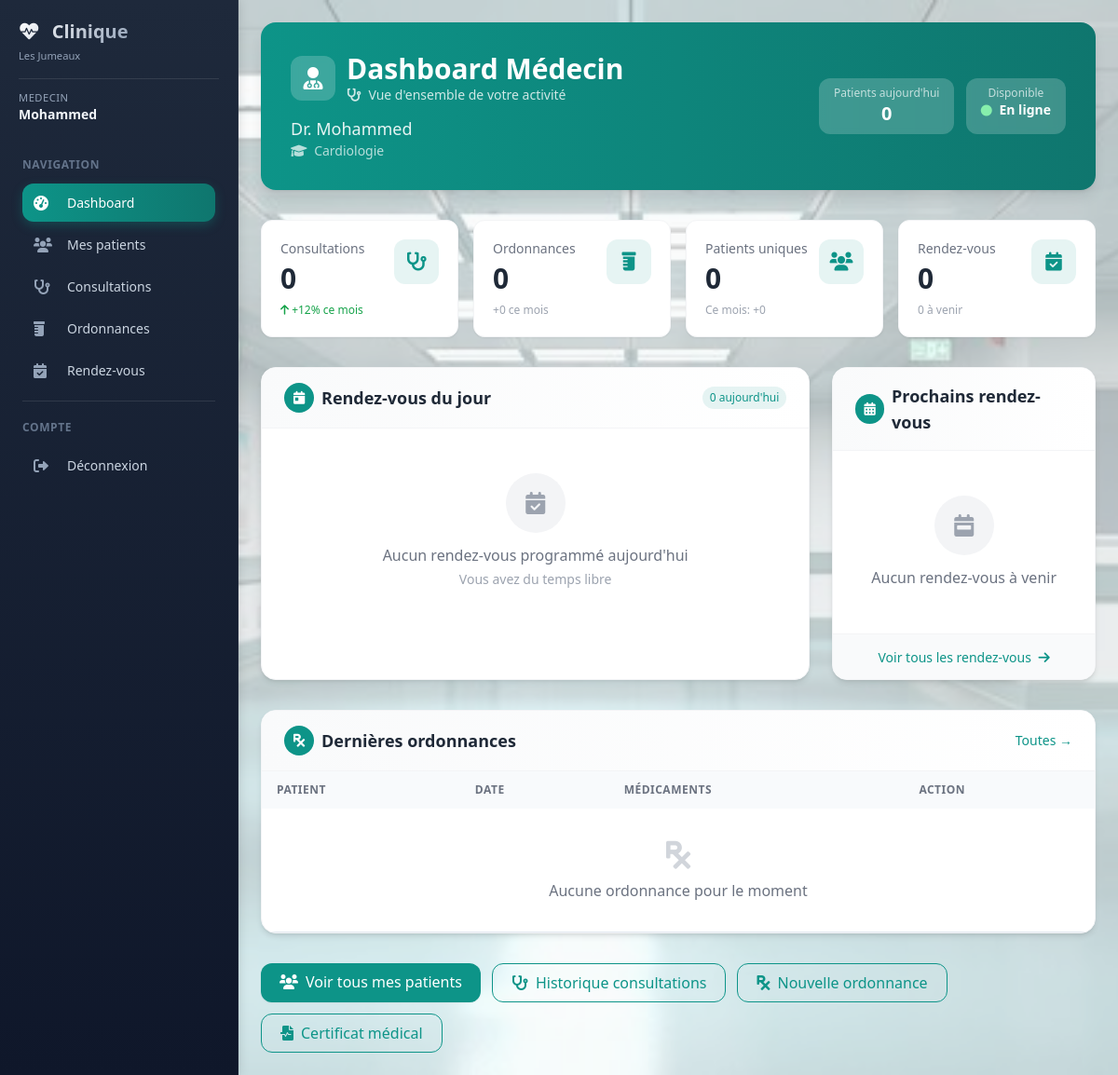
Page /medecin/dashboard (signed in) on the earlier database version.
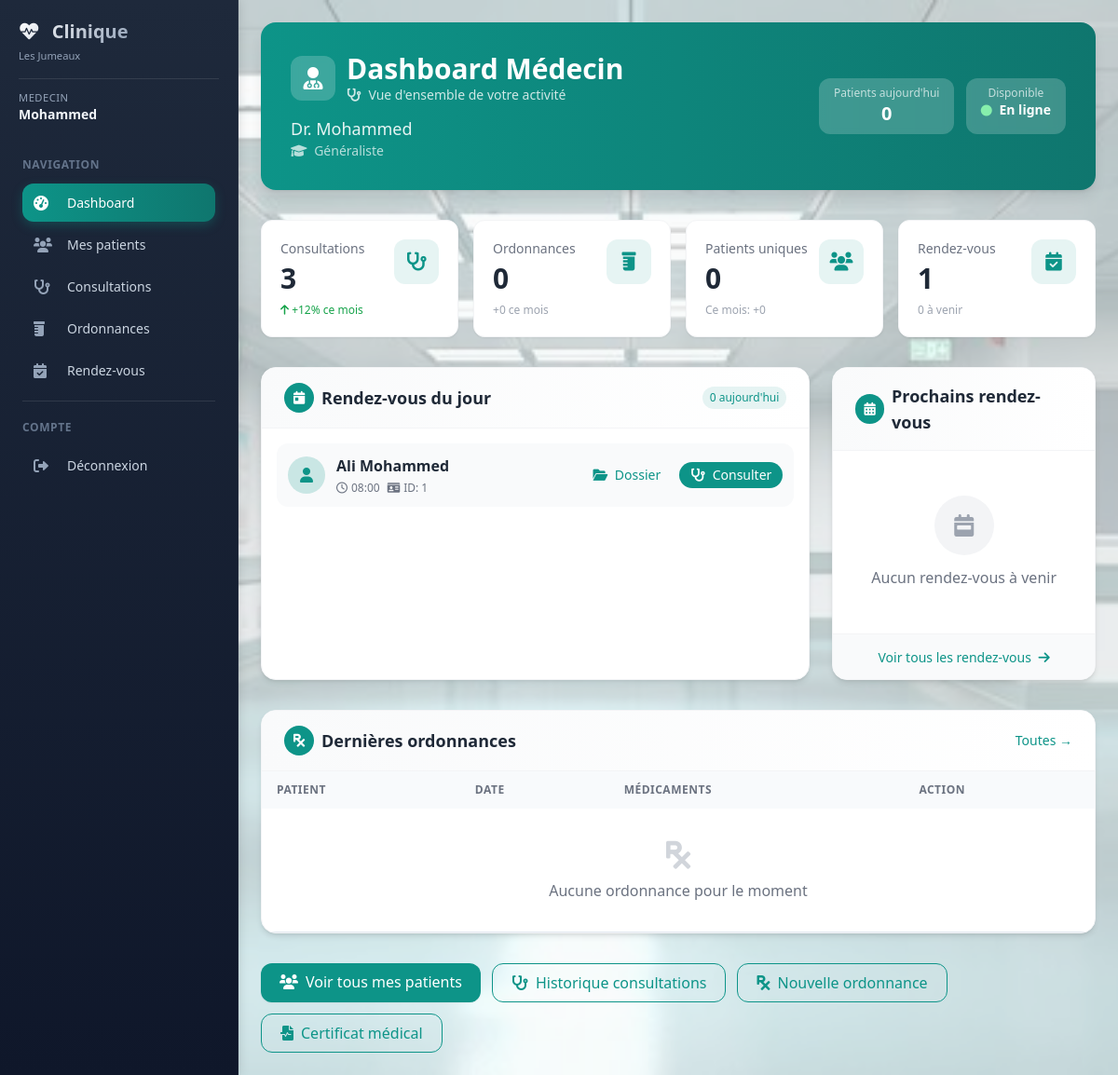
Same page on the later database version.
### models/database.py (models this page shows)
class Medecin(db.Model):
    __tablename__ = 'medecins'
    id = db.Column(db.Integer, primary_key=True)
    nom = db.Column(db.String(100), nullable=False)
    prenom = db.Column(db.String(100), nullable=False)
    specialite = db.Column(db.String(100), nullable=False)
    email = db.Column(db.String(120))
    telephone = db.Column(db.String(20))
    adresse_cabinet = db.Column(db.Text)
    created_at = db.Column(db.DateTime, default=datetime.utcnow)
    rendezvous = db.relationship('RendezVous', back_populates='medecin', lazy='dynamic')
    consultations = db.relationship('Consultation', back_populates='medecin', lazy='dynamic')
    ordonnances = db.relationship('Ordonnance', back_populates='medecin', lazy='dynamic')

class RendezVous(db.Model):
    __tablename__ = 'rendezvous'
    id = db.Column(db.Integer, primary_key=True)
    patient_id = db.Column(db.Integer, db.ForeignKey('patients.id'), nullable=False)
    medecin_id = db.Column(db.Integer, db.ForeignKey('medecins.id'), nullable=False)
    date_rendezvous = db.Column(db.DateTime, nullable=False)
    duree = db.Column(db.Integer, default=30)
    motif = db.Column(db.Text)
    statut = db.Column(db.String(20), default='en_attente')
    created_at = db.Column(db.DateTime, default=datetime.utcnow)
    patient = db.relationship('Patient', back_populates='rendezvous', foreign_keys=[patient_id])
    medecin = db.relationship('Medecin', back_populates='rendezvous', foreign_keys=[medecin_id])

class Patient(db.Model):
    __tablename__ = 'patients'
    id = db.Column(db.Integer, primary_key=True)
    nom = db.Column(db.String(100), nullable=False)
    prenom = db.Column(db.String(100), nullable=False)
    email = db.Column(db.String(120))
    telephone = db.Column(db.String(20), nullable=False)
    date_naissance = db.Column(db.Date)
    adresse = db.Column(db.Text)
    num_assurance = db.Column(db.String(50))
    user_id = db.Column(db.Integer, db.ForeignKey('utilisateurs.id'))
    date_creation = db.Column(db.DateTime, default=datetime.utcnow)
    allergies = db.Column(db.Text)
    chronic_diseases = db.Column(db.Text)
    current_medications = db.Column(db.Text)
    user = db.relationship('Utilisateur', backref='patient', foreign_keys=[user_id])
    rendezvous = db.relationship('RendezVous', back_populates='patient', lazy='dynamic')
    consultations = db.relationship('Consultation', back_populates='patient', lazy='dynamic')
    ordonnances = db.relationship('Ordonnance', back_populates='patient', lazy='dynamic')
    factures = db.relationship('Facture', back_populates='patient', lazy='dynamic')

### models/medecin.py (the view)
@medecin_bp.route('/dashboard')
@medecin_required
def dashboard():
    medecin = get_current_medecin()
    if not medecin:
        return render_template('error.html', message="Profil médecin non trouvé")
    total_consultations = Consultation.query.filter_by(medecin_id=medecin.id).count()
    total_ordonnances = Ordonnance.query.filter_by(medecin_id=medecin.id).count()
    rendezvous = RendezVous.query.filter(
        RendezVous.medecin_id == medecin.id,
        RendezVous.date_rendezvous >= datetime.now()
    ).order_by(RendezVous.date_rendezvous).limit(10).all()
    certificats = Certificat.query.filter_by(
        medecin_id=medecin.id
    ).order_by(Certificat.date_emission.desc()).limit(5).all()
    try:
        ordonnances_recentes = Ordonnance.query.filter_by(
            medecin_id=medecin.id
        ).order_by(Ordonnance.created_at.desc()).limit(5).all()
    except AttributeError:
        try:
            ordonnances_recentes = Ordonnance.query.filter_by(
                medecin_id=medecin.id
            ).order_by(Ordonnance.date.desc()).limit(5).all()
        except AttributeError:
            try:
                ordonnances_recentes = Ordonnance.query.filter_by(
                    medecin_id=medecin.id
                ).order_by(Ordonnance.created_date.desc()).limit(5).all()
            except AttributeError:
                ordonnances_recentes = Ordonnance.query.filter_by(
                    medecin_id=medecin.id
                ).order_by(Ordonnance.id.desc()).limit(5).all()
    return render_template('medecin/dashboard.html',
                         medecin=medecin,
                         ordonnances_recentes=ordonnances_recentes,
                         total_consultations=total_consultations,
                         total_ordonnances=total_ordonnances,
                         rendezvous=rendezvous,
                         certificats=certificats)

### models/medecin.py (called while the page is built)
def medecin_required(f):
    @wraps(f)
    def decorated_function(*args, **kwargs):
        if 'user_id' not in session:
            return redirect(url_for('auth.login'))
        if session.get('role') != 'medecin':
            return render_template('error.html', message="Accès non autorisé"), 403
        return f(*args, **kwargs)
    return decorated_function

def get_current_medecin():
    user_id = session.get('user_id')
    if not user_id:
        return None
    user = Utilisateur.query.get(user_id)
    if not user or user.role != 'medecin':
        return None
    if user.medecin_id:
        return Medecin.query.get(user.medecin_id)
    return Medecin.query.filter_by(email=user.email).first()

### templates/medecin/dashboard.html (shortened to what the changed rows need)
{% extends "base_dashboard.html" %}
{% block content %}
<div class="space-y-8">
    <div class="bg-gradient-to-r from-primary to-primary-dark rounded-2xl shadow-lg p-6 md:p-8 text-white">
        <div class="flex flex-col md:flex-row justify-between items-start md:items-center">
            <div>
                <div class="flex items-center gap-3 mb-2">
                    <div>
                        <h1 class="text-2xl md:text-3xl font-bold">Dashboard Médecin</h1>
                    </div>
                </div>
                <div class="mt-3">
                    <p class="text-white/90 text-lg font-medium">
                        Dr. {{ session.nom }} {{ session.prenom }}
                    </p>
                    <p class="text-white/70 text-sm">
                        <i class="fas fa-graduation-cap mr-1"></i> {{ medecin.specialite }}
                    </p>
                </div>
            </div>
        </div>
    </div>
    <div class="grid grid-cols-1 sm:grid-cols-2 lg:grid-cols-4 gap-4">
        <div class="bg-white rounded-xl shadow-sm p-5 border border-gray-100 hover:shadow-md transition group">
            <div class="flex justify-between items-start">
                <div>
                    <p class="text-gray-500 text-sm mb-1">Consultations</p>
                    <p class="text-3xl font-bold text-gray-800">{{ total_consultations or 0 }}</p>
                    <p class="text-xs text-green-600 mt-2">
                        <i class="fas fa-arrow-up"></i> +12% ce mois
                    </p>
                </div>
            </div>
        </div>
        <div class="bg-white rounded-xl shadow-sm p-5 border border-gray-100 hover:shadow-md transition group">
            <div class="flex justify-between items-start">
                <div>
                    <p class="text-gray-500 text-sm mb-1">Rendez-vous</p>
                    <p class="text-3xl font-bold text-gray-800">{{ rendezvous|length }}</p>
                    <p class="text-xs text-gray-400 mt-2">{{ rendezvous_futurs|default(0) }} à venir</p>
                </div>
            </div>
        </div>
    </div>
    <div class="grid grid-cols-1 lg:grid-cols-3 gap-6">
        <div class="lg:col-span-2 bg-white rounded-2xl shadow-md overflow-hidden border border-gray-100">
            <div class="bg-gradient-to-r from-gray-50 to-white px-6 py-4 border-b border-gray-100">
                <div class="flex justify-between items-center">
                    <div class="flex items-center gap-2">
                        <h2 class="text-lg font-semibold text-gray-800">Rendez-vous du jour</h2>
                    </div>
                </div>
            </div>
            <div class="p-4">
                {% set rendezvous_aujourdhui = rendezvous|selectattr('date_rendezvous', 'date', today)|list if today else rendezvous[:3] %}
                {% if rendezvous_aujourdhui %}
                    <div class="space-y-3">
                        {% for rdv in rendezvous_aujourdhui[:5] %}
                        <div class="flex items-center justify-between p-3 bg-gray-50 rounded-xl hover:bg-gray-100 transition">
                            <div class="flex items-center gap-3">
                                <div class="w-10 h-10 bg-primary/20 rounded-full flex items-center justify-center">
                                    <i class="fas fa-user text-primary"></i>
                                </div>
                                <div>
                                    <p class="font-semibold text-gray-800">{{ rdv.patient.nom }} {{ rdv.patient.prenom }}</p>
                                    <div class="flex items-center gap-2 mt-1">
                                        <span class="text-xs text-gray-500">
                                            <i class="far fa-clock mr-1"></i>{{ rdv.date_rendezvous.strftime('%H:%M') if rdv.date_rendezvous else '-' }}
                                        </span>
                                        <span class="text-xs text-gray-500">
                                            <i class="fas fa-id-card mr-1"></i>ID: {{ rdv.patient.id }}
                                        </span>
                                    </div>
                                </div>
                            </div>
                            <div class="flex gap-2">
                                <a href="{{ url_for('medecin.patient_dossier', id=rdv.patient.id) }}"
                                class="text-primary hover:bg-primary/10 px-3 py-1 rounded-lg text-sm transition">
                                    <i class="fas fa-folder-open mr-1"></i> Dossier
                                </a>
                                <a href="{{ url_for('medecin.new_consultation') }}?patient_id={{ rdv.patient.id }}"
                                class="bg-primary text-white px-3 py-1 rounded-lg text-sm hover:bg-primary-dark transition">
                                    <i class="fas fa-stethoscope mr-1"></i> Consulter
                                </a>
                            </div>
                        </div>
                        {% endfor %}
                    </div>
                {% else %}
                    <div class="text-center py-8">
                        <div class="w-16 h-16 bg-gray-100 rounded-full flex items-center justify-center mx-auto mb-3">
                            <i class="fas fa-calendar-check text-gray-400 text-2xl"></i>
                        </div>
                        <p class="text-gray-500">Aucun rendez-vous programmé aujourd'hui</p>
                        <p class="text-sm text-gray-400 mt-1">Vous avez du temps libre</p>
                    </div>
                {% endif %}
            </div>
        </div>
        <div class="bg-white rounded-2xl shadow-md overflow-hidden border border-gray-100">
            <div class="bg-gradient-to-r from-gray-50 to-white px-6 py-4 border-b border-gray-100">
                <div class="flex items-center gap-2">
                    <h2 class="text-lg font-semibold text-gray-800">Prochains rendez-vous</h2>
                </div>
            </div>
                {% set rendezvous_futurs = rendezvous|selectattr('date_rendezvous', 'gt', maintenant)|list if maintenant else rendezvous[3:6] %}
        </div>
    </div>
    <div class="bg-white rounded-2xl shadow-md overflow-hidden border border-gray-100">
        <div class="bg-gradient-to-r from-gray-50 to-white px-6 py-4 border-b border-gray-100">
            <div class="flex justify-between items-center">
                <div class="flex items-center gap-2">
                    <h2 class="text-lg font-semibold text-gray-800">Dernières ordonnances</h2>
                </div>
            </div>
        </div>
        <div class="overflow-x-auto">
            <table class="w-full">
                <thead class="bg-gray-50">
                    <tr>
                        <th class="px-4 py-3 text-left text-xs font-semibold text-gray-500 uppercase">Patient</th>
                        <th class="px-4 py-3 text-left text-xs font-semibold text-gray-500 uppercase">Date</th>
                        <th class="px-4 py-3 text-left text-xs font-semibold text-gray-500 uppercase">Médicaments</th>
                        <th class="px-4 py-3 text-left text-xs font-semibold text-gray-500 uppercase">Action</th>
                    </tr>
                </thead>
            </table>
        </div>
    </div>
</div>
{% endblock %}

Differences in the rows shown:
changed Medecin: specialite "Cardiologie" → "Généraliste"
added RendezVous: patient.nom "Ali", patient.prenom "Mohammed", date_rendezvous "08:00", patient.id "1"
Other differences:
{{ total_consultations or 0 }}: "0" → "3"
{{ rendezvous|length }}: "0" → "1"
text no longer shown: "Aucun rendez-vous programmé aujourd'hui Vous avez du temps libre"
